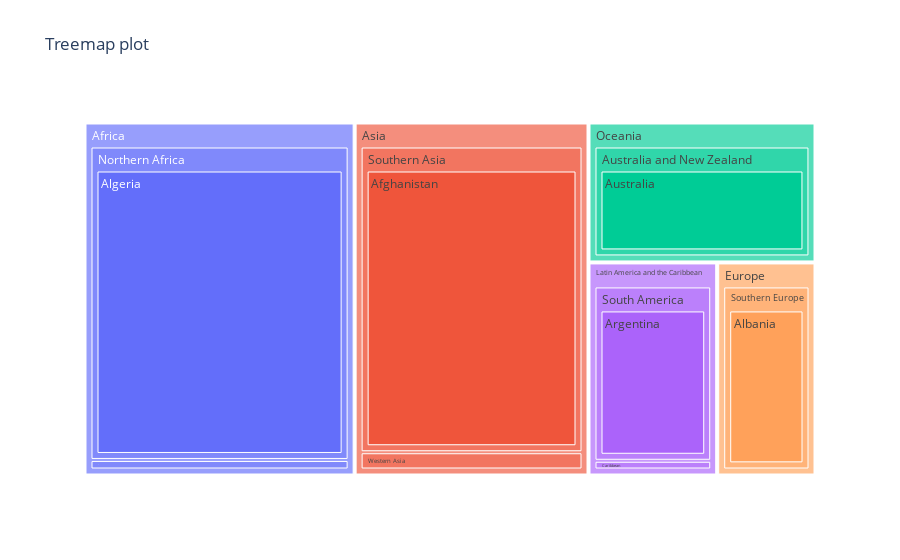

Source (notebook cell):
### Code cell
# treemap also provides a similar interactive plot
fig = px.treemap(df.iloc[:10].reset_index(), path=['continent','region_name','List of countries'],
              values='total',title='Treemap plot')
fig.show()

### Figure 1 — Plotly figure (JSON) as saved in the notebook; plotly's stock layout.template omitted (floating-point values rounded to 4 significant figures)
{"data": [{"branchvalues": "total", "domain": {"x": [0, 1], "y": [0, 1]}, "hovertemplate": "labels=%{label}<br>total=%{value}<br>parent=%{parent}<br>id=%{id}<extra></extra>", "ids": ["Asia/Southern Asia/Afghanistan", "Europe/Southern Europe/Albania", "Africa/Northern Africa/Algeria", "Oceania/Polynesia/American Samoa", "Europe/Southern Europe/Andorra", "Africa/Middle Africa/Angola", "Latin America and the Caribbean/Caribbean/Antigua and Barbuda", "Latin America and the Caribbean/South America/Argentina", "Asia/Western Asia/Armenia", "Oceania/Australia and New Zealand/Australia", "Oceania/Australia and New Zealand", "Latin America and the Caribbean/Caribbean", "Africa/Middle Africa", "Africa/Northern Africa", "Oceania/Polynesia", "Latin America and the Caribbean/South America", "Asia/Southern Asia", "Europe/Southern Europe", "Asia/Western Asia", "Africa", "Asia", "Europe", "Latin America and the Caribbean", "Oceania"], "labels": ["Afghanistan", "Albania", "Algeria", "American Samoa", "Andorra", "Angola", "Antigua and Barbuda", "Argentina", "Armenia", "Australia", "Australia and New Zealand", "Caribbean", "Middle Africa", "Northern Africa", "Polynesia", "South America", "Southern Asia", "Southern Europe", "Western Asia", "Africa", "Asia", "Europe", "Latin America and the Caribbean", "Oceania"], "name": "", "parents": ["Asia/Southern Asia", "Europe/Southern Europe", "Africa/Northern Africa", "Oceania/Polynesia", "Europe/Southern Europe", "Africa/Middle Africa", "Latin America and the Caribbean/Caribbean", "Latin America and the Caribbean/South America", "Asia/Western Asia", "Oceania/Australia and New Zealand", "Oceania", "Latin America and the Caribbean", "Africa", "Africa", "Oceania", "Latin America and the Caribbean", "Asia", "Europe", "Asia", "", "", "", "", ""], "type": "treemap", "values": [58639, 15699, 69439, 6, 15, 2113, 981, 19596, 3310, 23829, 23829, 981, 2113, 69439, 6, 19596, 58639, 15714, 3310, 71552, 61949, 15714, 20577, 23835]}], "layout": {"legend": {"tracegroupgap": 0}, "title": {"text": "Treemap plot"}}}
